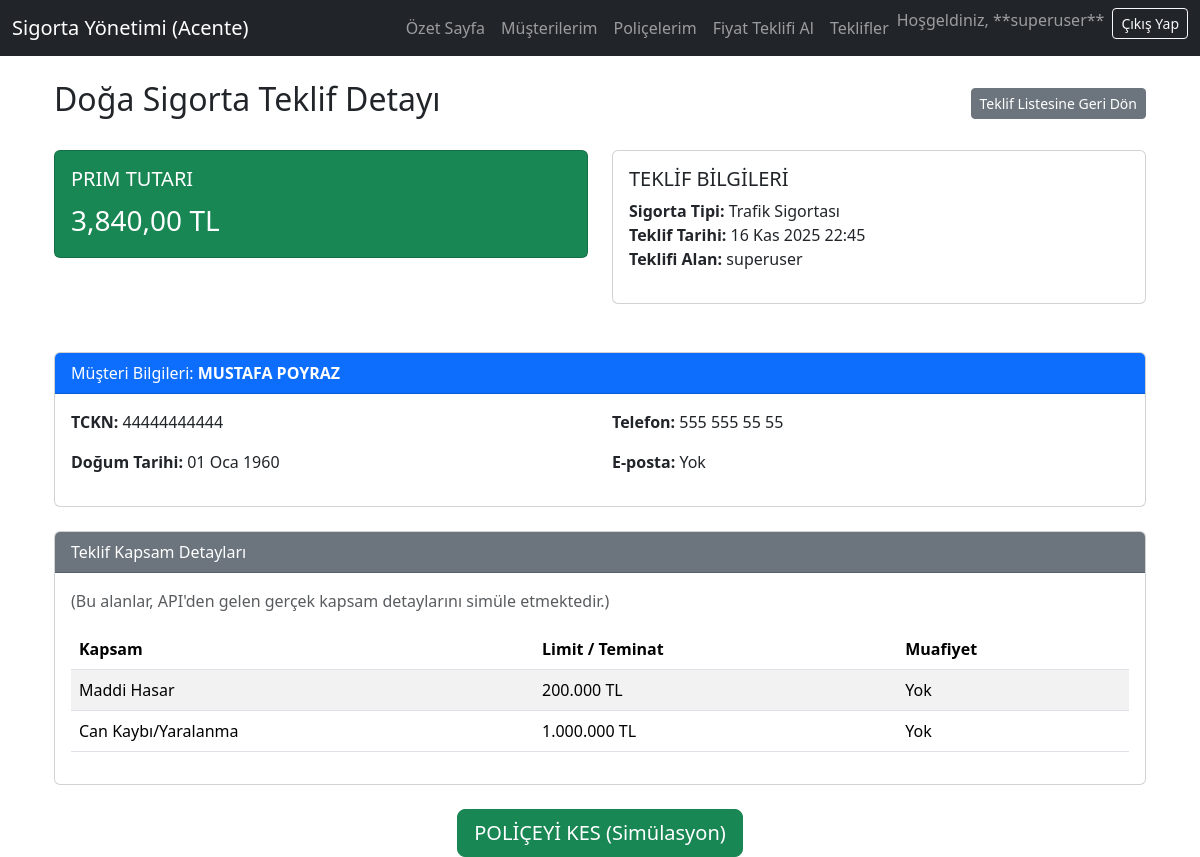
The page /quotes/121/ (signed in) on the database its author committed.
### policy_management/models.py (models this page shows, shortened)
class CustomUser(AbstractUser):
    ROLE_CHOICES = (
        ('admin', 'Yönetici'),
        ('agent', 'Acente'),
    )
    role = models.CharField(max_length=10, choices=ROLE_CHOICES, default='agent', verbose_name="Kullanıcı Rolü")
    class Meta:
        verbose_name = "Kullanıcı"
        verbose_name_plural = "Kullanıcılar"
    pass

class Quote(models.Model):
    QUOTE_TYPES = [
        ('Kasko', 'Kasko'),
        ('Trafik', 'Trafik Sigortası'),
        ('DASK', 'DASK/Konut'),
    ]
    company_name = models.CharField(max_length=100, verbose_name="Sigorta Şirketi")
    policy_type = models.CharField(max_length=50, choices=QUOTE_TYPES, verbose_name="Sigorta Tipi")
    premium_amount = models.DecimalField(max_digits=10, decimal_places=2, null=True, blank=True, verbose_name="Prim Tutarı")
    error_message = models.TextField(blank=True, null=True)
    issued_by_agent = models.ForeignKey(
        'policy_management.CustomUser',
        on_delete=models.SET_NULL,
        null=True,
        verbose_name="Teklifi Alan Acente"
    )
    customer = models.ForeignKey(
        Customer,
        on_delete=models.SET_NULL,
        null=True,
        blank=True,
        verbose_name="Müşteri"
    )
    created_at = models.DateTimeField(auto_now_add=True, verbose_name="Oluşturma Tarihi")
    class Meta:
        verbose_name = "Fiyat Teklifi"
        verbose_name_plural = "Fiyat Teklifleri"

class Customer(models.Model):
    CUSTOMER_TYPE_CHOICES = (
        ('individual', 'Bireysel'),
        ('corporate', 'Kurumsal'),
    )
    customer_id = models.AutoField(primary_key=True)
    name = models.CharField(max_length=150, verbose_name="Adı / Ünvanı")
    tckn = models.CharField(
        max_length=11,
        unique=True,
        null=True,
        blank=True,
        verbose_name="TCKN"
    )
    tckn_vkn = models.CharField(
        max_length=15,
        null=True,
        blank=True,
        verbose_name="TCKN/VKN (Eski Alan)"
    )
    customer_type = models.CharField(
        max_length=10,
        choices=CUSTOMER_TYPE_CHOICES,
        default='individual',
        verbose_name="Müşteri Tipi"
    )
    phone = models.CharField(max_length=20, blank=True, null=True, verbose_name="Telefon")
    email = models.EmailField(max_length=255, blank=True, null=True, verbose_name="E-posta")
    address_street = models.CharField(max_length=255, null=True, blank=True, verbose_name="Sokak/Cadde")
    address_city = models.CharField(max_length=100, null=True, blank=True, verbose_name="İl")
    address_state = models.CharField(max_length=100, null=True, blank=True, verbose_name="İlçe")
    address_zipcode = models.CharField(max_length=10, null=True, blank=True, verbose_name="Posta Kodu")
    date_of_birth = models.DateField(null=True, blank=True, verbose_name="Doğum Tarihi")
    agent = models.ForeignKey(
        'policy_management.CustomUser',
        on_delete=models.SET_NULL,
        null=True,
        blank=True,
        related_name='customers',
        verbose_name="Sorumlu Acente"
    )
    created_at = models.DateTimeField(auto_now_add=True, verbose_name="Oluşturma Tarihi")
    updated_at = models.DateTimeField(auto_now=True, verbose_name="Son Güncelleme")
    class Meta:
        verbose_name = "Müşteri"
        verbose_name_plural = "Müşteriler"

### policy_management/views.py (the view)
# urls.py: path('quotes/<int:pk>/', views.QuoteDetailView.as_view(), name='agent_quote_detail'),
class QuoteDetailView(LoginRequiredMixin, DetailView):
    model = Quote
    template_name = 'agent/quote_detail.html'
    context_object_name = 'quote'
    def get_queryset(self):
        return Quote.objects.filter(issued_by_agent=self.request.user)
    def get_context_data(self, **kwargs):
        context = super().get_context_data(**kwargs)
        context['policy_details'] = self.get_mock_details(self.object)
        return context
    def get_mock_details(self, quote):
        policy_type = quote.policy_type
        if 'Kasko' in policy_type:
            return [
                {'kapsam': 'Genişletilmiş Kasko', 'limit': 'Tavan', 'muafiyet': 'Yok'},
                {'kapsam': 'Ek Kloz: Deprem', 'limit': '50.000 TL', 'muafiyet': 'Var (10%)'},
                {'kapsam': 'Yurt Dışı Teminatı', 'limit': '20.000 TL', 'muafiyet': 'Yok'},
            ]
        elif 'Trafik' in policy_type:
            return [
                {'kapsam': 'Maddi Hasar', 'limit': '200.000 TL', 'muafiyet': 'Yok'},
                {'kapsam': 'Can Kaybı/Yaralanma', 'limit': '1.000.000 TL', 'muafiyet': 'Yok'},
            ]
        else:
             return [
                {'kapsam': 'Detaylar Bulunamadı', 'limit': '-', 'muafiyet': '-'},
             ]

### policy_management/templates/agent/quote_detail.html (shortened to what this page needs)
{% extends "agent/base_agent.html" %}
{% load static %}
{% load humanize %}
{% block content %}
<div class="container mt-4">
    <div class="d-flex justify-content-between align-items-center mb-4">
        <h2>{{ quote.company_name }} Teklif Detayı</h2>
        <a href="{% url 'agent_quote_list' %}" class="btn btn-sm btn-secondary">
             Teklif Listesine Geri Dön
        </a>
    </div>
    <div class="row mb-5">
        <div class="col-md-6">
            <div class="card bg-success text-white">
                <div class="card-body">
                    <h5 class="card-title">PRIM TUTARI</h5>
                    <p class="card-text fs-3">
                        {% if quote.premium_amount %}
                            {{ quote.premium_amount|floatformat:2|intcomma }} TL
                        {% else %}
                            HATA / TEKLİF VERİLEMEDİ
                        {% endif %}
                    </p>
                </div>
            </div>
        </div>
        <div class="col-md-6">
            <div class="card">
                <div class="card-body">
                    <h5 class="card-title">TEKLİF BİLGİLERİ</h5>
                    <p>
                        <strong>Sigorta Tipi:</strong> {{ quote.get_policy_type_display }}<br>
                        <strong>Teklif Tarihi:</strong> {{ quote.created_at|date:"d M Y H:i" }}<br>
                        <strong>Teklifi Alan:</strong> {{ quote.issued_by_agent.username }}
                    </p>
                </div>
            </div>
        </div>
    </div>
    {% if quote.customer %}
    <div class="card mb-4">
        <div class="card-header bg-primary text-white">
             Müşteri Bilgileri:
            <strong>{{ quote.customer.name }}</strong>
        </div>
        <div class="card-body">
            <div class="row">
                <div class="col-md-6">
                    <p><strong>TCKN:</strong> {{ quote.customer.tckn|default:"Yok" }}</p>
                    <p><strong>Doğum Tarihi:</strong> {{ quote.customer.date_of_birth|date:"d M Y"|default:"Yok" }}</p>
                </div>
                <div class="col-md-6">
                    <p><strong>Telefon:</strong> {{ quote.customer.phone|default:"Yok" }}</p>
                    <p><strong>E-posta:</strong> {{ quote.customer.email|default:"Yok" }}</p>
                </div>
            </div>
        </div>
    </div>
    {% endif %}
    <div class="card">
        <div class="card-header bg-secondary text-white">
             Teklif Kapsam Detayları
        </div>
        <div class="card-body">
            <p class="text-muted">
                (Bu alanlar, API'den gelen gerçek kapsam detaylarını simüle etmektedir.)
            </p>
            <table class="table table-striped">
                <thead>
                    <tr>
                        <th>Kapsam</th>
                        <th>Limit / Teminat</th>
                        <th>Muafiyet</th>
                    </tr>
                </thead>
                <tbody>
                    {% for detail in policy_details %}
                    <tr>
                        <td>{{ detail.kapsam }}</td>
                        <td>{{ detail.limit }}</td>
                        <td>{{ detail.muafiyet }}</td>
                    </tr>
                    {% endfor %}
                </tbody>
            </table>
        </div>
    </div>
    <div class="mt-4 text-center">
        <button class="btn btn-lg btn-success">
             POLİÇEYİ KES (Simülasyon)
        </button>
    </div>
</div>
{% endblock content %}

### policy_management/templates/agent/base_agent.html (shortened to what this page needs)
{% load static %}
<!DOCTYPE html>
<html lang="tr">
<head>
    <link href="https://cdn.jsdelivr.net/npm/bootstrap@5.3.3/dist/css/bootstrap.min.css" rel="stylesheet">
	{% load static %}
    <link rel="stylesheet" href="{% static 'policy_management/css/style.css' %}">
</head>
<body>
    <nav class="navbar navbar-expand-lg navbar-dark bg-dark">
        <div class="container-fluid">
            <a class="navbar-brand" href="{% url 'agent_dashboard' %}">Sigorta Yönetimi (Acente)</a>
            <div class="collapse navbar-collapse" id="navbarNav">
                <ul class="navbar-nav ms-auto">
                    <li class="nav-item">
                        <a class="nav-link" href="{% url 'agent_dashboard' %}">Özet Sayfa</a>
                    </li>
                    <li class="nav-item">
                        <a class="nav-link" href="{% url 'agent_customer_list' %}">Müşterilerim</a>
                    </li>
                    <li class="nav-item">
                        <a class="nav-link" href="{% url 'agent_policy_list' %}">Poliçelerim</a>
                    </li>
                    <li class="nav-item active">
						<a class="nav-link" href="{% url 'agent_quote_list' %}">
							<span>Fiyat Teklifi Al</span>
						</a>
					</li>
					<li class="nav-item">
						<a class="nav-link" href="{% url 'agent_quote_list' %}">Teklifler</a>
					</li>
					<li class="nav-item">
                         <span class="navbar-text me-2">Hoşgeldiniz, **{{ user.get_full_name|default:user.username }}**</span>
                    </li>
					<li class="nav-item">
						<form action="{% url 'admin:logout' %}" method="post" class="d-inline">
							<button type="submit" class="btn btn-sm btn-outline-light">Çıkış Yap</button>
						</form>
					</li>
                </ul>
            </div>
        </div>
    </nav>
    <div class="container mt-4">
        {% block content %}
        {% endblock %}
    </div>
</body>
</html>

### rows shown on the page
CustomUser: get_full_name "superuser"
Quote: company_name "Doğa Sigorta", premium_amount "3,840,00", policy_type "Trafik Sigortası", created_at "16 Kas 2025 22:45", issued_by_agent.username "superuser", customer.name "MUSTAFA POYRAZ", customer.tckn "44444444444", customer.date_of_birth "01 Oca 1960", customer.phone "555 555 55 55", customer.email "Yok"

### other values the page prints
{{ detail.kapsam }} "Maddi Hasar" "Can Kaybı/Yaralanma"
{{ detail.limit }} "200.000 TL" "1.000.000 TL"
{{ detail.muafiyet }} "Yok" "Yok"
